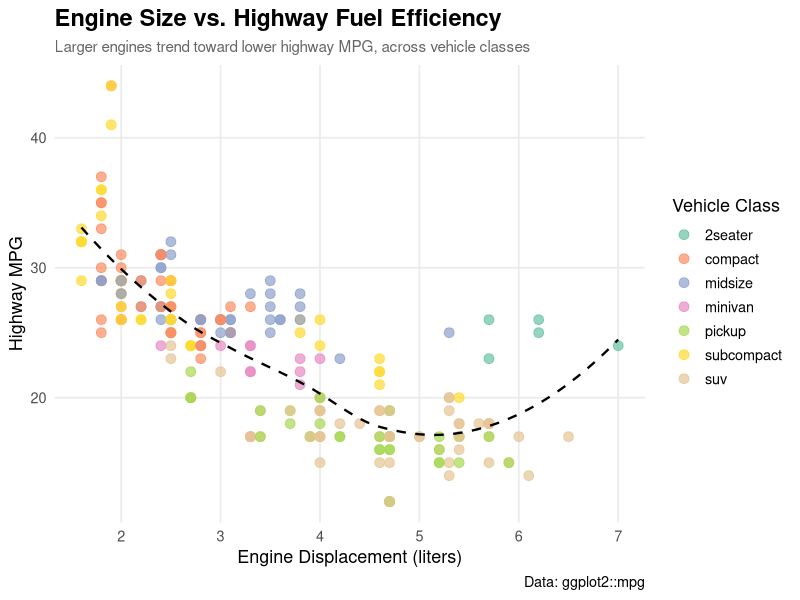

Write the R code that produced this figure.
## ---- chunk 1
suppressPackageStartupMessages(library(tidyverse))
## ---- chunk 2
mpg |>
  ggplot(aes(x = displ, y = hwy, color = class)) +
  geom_point(size = 3, alpha = 0.7) +
  geom_smooth(aes(group = 1), method = "loess", color = "black", 
              linetype = "dashed", se = FALSE, linewidth = 0.8) +
  scale_color_brewer(palette = "Set2") +
  labs(
    title = "Engine Size vs. Highway Fuel Efficiency",
    subtitle = "Larger engines trend toward lower highway MPG, across vehicle classes",
    x = "Engine Displacement (liters)",
    y = "Highway MPG",
    color = "Vehicle Class",
    caption = "Data: ggplot2::mpg"
  ) +
  theme_minimal(base_size = 13) +
  theme(
    plot.title = element_text(face = "bold", size = 17),
    plot.subtitle = element_text(color = "gray40", size = 11),
    legend.position = "right",
    panel.grid.minor = element_blank()
  )
